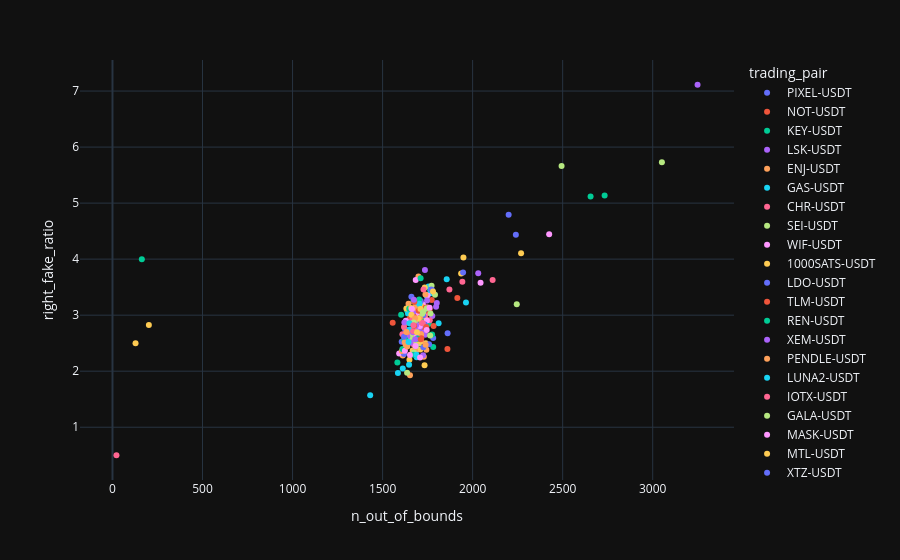

Here is the notebook cell this chart was saved with:
### Code cell
import plotly.express as px


fig = px.scatter(report, x="n_out_of_bounds", y="right_fake_ratio", color="trading_pair")
fig.show()
